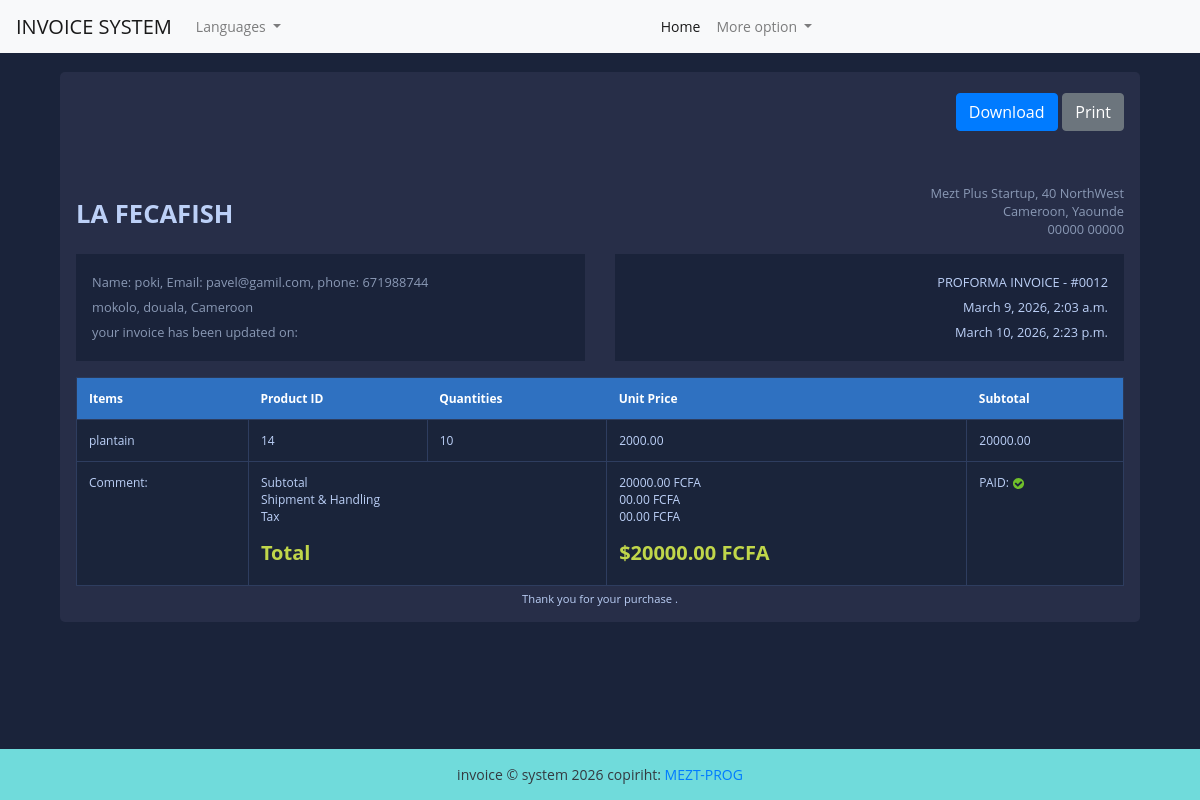
The app's page /view-invoice/12 (signed in) with its own data.
### fact_app/models.py (models this page shows, shortened)
class Invoice (models.Model):
    INVOICE_TYPE =[
        ('R', 'RECEIPT'),
        ('I', 'INVOICE'),
        ('P', 'PROFORMA INVOICE'),
    ]
    customer = models.ForeignKey(Customer, on_delete=models.PROTECT)
    save_by = models.ForeignKey(User, on_delete=models.PROTECT)
    invoice_date_time = models.DateTimeField(auto_now_add=True)
    total_amount = models.DecimalField(max_digits=100000, decimal_places=3, default= 0)
    last_update_date_time = models.DateTimeField(null=True, blank=True)
    paid = models.BooleanField(default=False)
    is_annuler = models.BooleanField(default=False)
    invoice_type = models.CharField(max_length=1, choices=INVOICE_TYPE)
    comments = models.TextField(blank=True, null=True, max_length=500)
    class Meta:
        verbose_name = "Invoice"
        verbose_name_plural = "Invoices"
    @property
    def get_total_amount(self):
        self.total_amount = sum(article.get_total_price for article in self.articles.all())
        return self.total_amount

class Customer(models.Model):
    SEX_CHOICES = [
        ('M', 'Male'),
        ('F', 'Feminine'),]
    regexEmail = '/^[^\s@]+@[^\s@]+\.[^\s@]+$/'
    regexTelephone = '/^6\d{8}$/'
    name = models.CharField(max_length=100)
    email = models.EmailField()
    phone = models.CharField(max_length=20)
    address = models.CharField(max_length=200)
    sex = models.CharField(max_length=1, choices=SEX_CHOICES)
    age = models.CharField(max_length=12)
    city = models.CharField(max_length=100)
    zipe_code = models.CharField(max_length=18)
    created_date = models.DateTimeField(auto_now_add=True)
    save_by = models.ForeignKey(User, on_delete= models.PROTECT)
    class Meta:
        verbose_name = "Customer"
        verbose_name_plural = "Customers"

class Article(models.Model):
    invoice = models.ForeignKey(Invoice, on_delete=models.CASCADE, related_name='articles')
    product = models.ForeignKey(Product, on_delete=models.PROTECT, related_name='articles')
    quantity = models.PositiveIntegerField(default=1)
    unit_price = models.DecimalField(max_digits=10, decimal_places=2)
    total_price = models.DecimalField(max_digits=10, decimal_places=2)
    class Meta:
        verbose_name = "Article"
        verbose_name_plural = "Articles"
    @property
    def get_total_price(self):
       self.total_price = self.quantity * self.unit_price
       return self.total_price

class Product(models.Model):
    name = models.CharField(max_length=200)
    description = models.TextField(blank=True, null=True)
    unit_price = models.DecimalField(max_digits=10, decimal_places=2)
    created_date = models.DateTimeField(auto_now_add=True)
    save_by = models.ForeignKey(User, on_delete=models.PROTECT)
    quantity_in_stock = models.PositiveIntegerField(default = 50)
    quantity_seiled = models.PositiveIntegerField(default = 20)
    class Meta:
        verbose_name = "Product"
        verbose_name_plural = "Products"

### fact_app/views.py (the view)
# urls.py: path('view-invoice/<int:pk>',views.InvoiceVisualizationView.as_view(), name='view-invoice'),
class InvoiceVisualizationView(LoginRequiredSuperuserMixin, View):
    template_name = 'invoice.html'
    def get(self, request, *args, **kwargs):
        pk = kwargs.get('pk')
        context = get_invoice(pk)
        return render(request, self.template_name, context)

### fact_app/utils.py (called while the page is built)
def get_invoice(pk):
     obj = Invoice.objects.get(pk=pk)
     articles = obj.articles.all()
     context = {
            'obj': obj,
            'articles': articles
        }
     return context

### templates/invoice.html (shortened to what this page needs)
{% extends "base.html" %}
{% load static %}
{% block content %}
<div class="container">
	<div class="row gutters">
		<div class="col-xl-12 col-lg-12 col-md-12 col-sm-12 col-12">
			<div class="card">
				<div class="card-body p-0">
					<div class="invoice-container">
						<div class="invoice-header">
							<div class="row gutters">
								<div class="col-xl-12 col-lg-12 col-md-12 col-sm-12">
									<div class="custom-actions-btns mb-5">
										<a href="{% url 'get-imvoice-pdf' pk=obj.pk%}" class="btn btn-primary">
											 Download
										</a>
										<a href="#" class="btn btn-secondary">
											 Print
										</a>
									</div>
								</div>
							</div>
							<div class="row gutters">
								<div class="col-xl-6 col-lg-6 col-md-6 col-sm-6">
									<a href="#" class="invoice-logo">
										LA FECAFISH
									</a>
								</div>
								<div class="col-lg-6 col-md-6 col-sm-6">
									<address class="text-right">
										Mezt Plus Startup, 40 NorthWest<br>
										Cameroon, Yaounde<br>
										00000 00000
									</address>
								</div>
							</div>
							<div class="row gutters d-flex justify-content-between align-items-start">
								<div class="col-xl-6 col-lg-6 col-md-6 col-sm-12 col-12">
									<div class="invoice-details">
										<address>
											Name: {{obj.customer.name}}, Email: {{obj.customer.email}}, phone:
											{{obj.customer.phone}}<br>
											{{obj.customer.address}}, {{obj.customer.city}}, Cameroon<br>
											{% if obj.last_update_date_time %}
											<div>your invoice has been updated on:</div>
											{% endif %}
										</address>
									</div>
								</div>
								<div class="col-xl-6 col-lg-6 col-md-6 col-sm-12 col-12 text-end">
									<div class="invoice-details">
										<div class="invoice-num">
											<div>{{obj.get_invoice_type_display}} - #00{{obj.id}}</div>
											<div>{{obj.invoice_date_time}}</div>
											{% if obj.last_update_date_time %}
											<div>{{obj.last_update_date_time}}</div>
											{% endif %}
										</div>
									</div>
								</div>
							</div>
						</div>
						<div class="invoice-body">
							<div class="row gutters">
								<div class="col-lg-12 col-md-12 col-sm-12">
									<div class="table-responsive">
										<table class="table custom-table m-0">
											<thead>
												<tr>
													<th>Items</th>
													<th>Product ID</th>
													<th>Quantities</th>
													<th>Unit Price</th>
													<th>Subtotal</th>
												</tr>
											</thead>
											<tbody>
												{% for article in articles %}
												<tr>
													<td>
														{{ article.product.name }}
													</td>
													<td>
														{{ article.id }}
													</td>
													<td>
														{{ article.quantity }}
													</td>
													<td>
														{{ article.unit_price }}
													</td>
													<td>
														{{ article.get_total_price }}
													</td>
												</tr>
												{% endfor %}
												<tr>
													<td>Comment: {{obj.description}}</td>
													<td colspan="2">
														<p>
															Subtotal<br>
															Shipment &amp; Handling<br>
															Tax<br>
														</p>
														<h5 class="text-success"><strong>Total</strong></h5>
													</td>
													<td>
														<p>
															{{obj.get_total_amount}} FCFA<br>
															00.00 FCFA<br>
															00.00 FCFA<br>
														</p>
														<h5 class="text-success"><strong>${{obj.get_total_amount}}
																FCFA</strong></h5>
													</td>
													<td>
														PAID:
														{% if obj.paid %}
														<img class="icon" src="{% static 'images/icon-yes.svg' %}"
															alt="True">
														{% else %}
														<img class="icon" src="{% static 'images/icon-no.svg' %}"
															alt="False">
														{% endif %}
													</td>
												</tr>
											</tbody>
										</table>
									</div>
								</div>
							</div>
						</div>
						<div class="invoice-footer">
							Thank you for your purchase .
						</div>
					</div>
				</div>
			</div>
		</div>
	</div>
</div>
{% endblock content %}

### static/styles/style.css (style rules this page uses)
body { margin: 0; padding: 0; font: 400 .875rem 'Open Sans', sans-serif; color: #bcd0f7; background: #1A233A; min-height: 100vh; display: flex; flex-direction: column; }
.invoice-container { padding: 1rem; }
.invoice-container .invoice-header .invoice-logo { margin: 0.8rem 0 0 0; display: inline-block; font-size: 1.6rem; font-weight: 700; color: #bcd0f7; }
.invoice-container .invoice-header address { font-size: 0.8rem; color: #8a99b5; margin: 0; }
.invoice-container .invoice-details { margin: 1rem 0 0 0; padding: 1rem; line-height: 180%; background: #1a233a; }
.invoice-container .invoice-details .invoice-num { text-align: right; font-size: 0.8rem; }
.invoice-container .invoice-body { padding: 1rem 0 0 0; }
.invoice-container .invoice-footer { text-align: center; font-size: 0.7rem; margin: 5px 0 0 0; }
.card { background: #272E48; -webkit-border-radius: 5px; -moz-border-radius: 5px; border-radius: 5px; border: 0; margin-bottom: 1rem; }
.custom-table { border: 1px solid #2b3958; }
.custom-table thead { background: #2f71c1; }
.custom-table thead th { border: 0; color: #ffffff; }
.custom-table > tbody tr:nth-of-type(even) { background-color: #1a243a; }
.custom-table > tbody td { border: 1px solid #2e3d5f; }
.table { background: #1a243a; color: #bcd0f7; font-size: .75rem; }
.text-success { color: #c0d64a !important; }
.custom-actions-btns { margin: auto; display: flex; justify-content: flex-end; }
.custom-actions-btns .btn { margin: .3rem 0 .3rem .3rem; }

### records on screen
Invoice: customer.name "poki", customer.email "pavel@gamil.com", customer.phone "671988744", customer.address "mokolo", customer.city "douala", invoice_type "PROFORMA INVOICE", id "12", invoice_date_time "March 9, 2026, 2:03 a.m.", last_update_date_time "March 10, 2026, 2:23 p.m.", get_total_amount "20000.00"
Article: product.name "plantain", id "14", quantity "10", unit_price "2000.00", get_total_price "20000.00"
